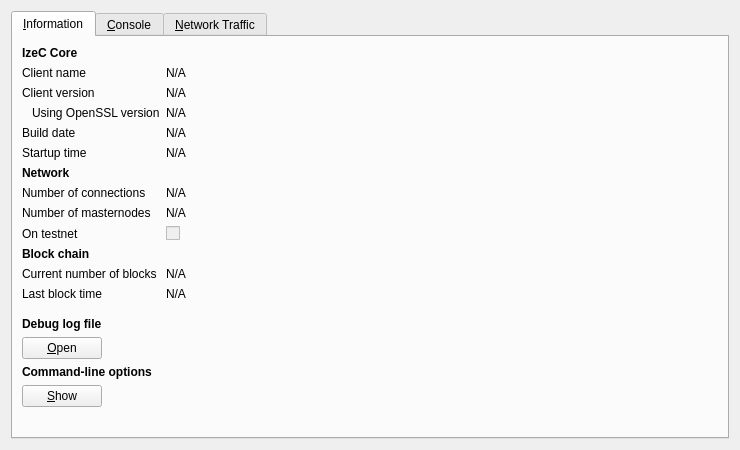
<?xml version="1.0" encoding="UTF-8"?>
<ui version="4.0">
 <class>RPCConsole</class>
 <widget class="QDialog" name="RPCConsole">
  <property name="geometry">
   <rect>
    <x>0</x>
    <y>0</y>
    <width>740</width>
    <height>450</height>
   </rect>
  </property>
  <property name="windowTitle">
   <string>IzeC - Debug window</string>
  </property>
  <layout class="QVBoxLayout" name="verticalLayout_2">
   <item>
    <widget class="QTabWidget" name="tabWidget">
     <property name="currentIndex">
      <number>0</number>
     </property>
     <widget class="QWidget" name="tab_info">
      <attribute name="title">
       <string>&amp;Information</string>
      </attribute>
      <layout class="QFormLayout" name="formLayout">
       <item row="0" column="0">
        <widget class="QLabel" name="label_9">
         <property name="font">
          <font>
           <weight>75</weight>
           <bold>true</bold>
          </font>
         </property>
         <property name="text">
          <string>IzeC Core</string>
         </property>
        </widget>
       </item>
       <item row="1" column="0">
        <widget class="QLabel" name="label_5">
         <property name="text">
          <string>Client name</string>
         </property>
        </widget>
       </item>
       <item row="1" column="1">
        <widget class="QLabel" name="clientName">
         <property name="cursor">
          <cursorShape>IBeamCursor</cursorShape>
         </property>
         <property name="text">
          <string>N/A</string>
         </property>
         <property name="textFormat">
          <enum>Qt::PlainText</enum>
         </property>
         <property name="textInteractionFlags">
          <set>Qt::LinksAccessibleByMouse|Qt::TextSelectableByKeyboard|Qt::TextSelectableByMouse</set>
         </property>
        </widget>
       </item>
       <item row="2" column="0">
        <widget class="QLabel" name="label_6">
         <property name="text">
          <string>Client version</string>
         </property>
        </widget>
       </item>
       <item row="2" column="1">
        <widget class="QLabel" name="clientVersion">
         <property name="cursor">
          <cursorShape>IBeamCursor</cursorShape>
         </property>
         <property name="text">
          <string>N/A</string>
         </property>
         <property name="textFormat">
          <enum>Qt::PlainText</enum>
         </property>
         <property name="textInteractionFlags">
          <set>Qt::LinksAccessibleByMouse|Qt::TextSelectableByKeyboard|Qt::TextSelectableByMouse</set>
         </property>
        </widget>
       </item>
       <item row="3" column="0">
        <widget class="QLabel" name="label_14">
         <property name="text">
          <string>Using OpenSSL version</string>
         </property>
         <property name="indent">
          <number>10</number>
         </property>
        </widget>
       </item>
       <item row="3" column="1">
        <widget class="QLabel" name="openSSLVersion">
         <property name="cursor">
          <cursorShape>IBeamCursor</cursorShape>
         </property>
         <property name="text">
          <string>N/A</string>
         </property>
         <property name="textFormat">
          <enum>Qt::PlainText</enum>
         </property>
         <property name="textInteractionFlags">
          <set>Qt::LinksAccessibleByMouse|Qt::TextSelectableByKeyboard|Qt::TextSelectableByMouse</set>
         </property>
        </widget>
       </item>
       <item row="4" column="0">
        <widget class="QLabel" name="label_12">
         <property name="text">
          <string>Build date</string>
         </property>
        </widget>
       </item>
       <item row="4" column="1">
        <widget class="QLabel" name="buildDate">
         <property name="cursor">
          <cursorShape>IBeamCursor</cursorShape>
         </property>
         <property name="text">
          <string>N/A</string>
         </property>
         <property name="textFormat">
          <enum>Qt::PlainText</enum>
         </property>
         <property name="textInteractionFlags">
          <set>Qt::LinksAccessibleByMouse|Qt::TextSelectableByKeyboard|Qt::TextSelectableByMouse</set>
         </property>
        </widget>
       </item>
       <item row="5" column="0">
        <widget class="QLabel" name="label_13">
         <property name="text">
          <string>Startup time</string>
         </property>
        </widget>
       </item>
       <item row="5" column="1">
        <widget class="QLabel" name="startupTime">
         <property name="cursor">
          <cursorShape>IBeamCursor</cursorShape>
         </property>
         <property name="text">
          <string>N/A</string>
         </property>
         <property name="textFormat">
          <enum>Qt::PlainText</enum>
         </property>
         <property name="textInteractionFlags">
          <set>Qt::LinksAccessibleByMouse|Qt::TextSelectableByKeyboard|Qt::TextSelectableByMouse</set>
         </property>
        </widget>
       </item>
       <item row="6" column="0">
        <widget class="QLabel" name="label_11">
         <property name="font">
          <font>
           <weight>75</weight>
           <bold>true</bold>
          </font>
         </property>
         <property name="text">
          <string>Network</string>
         </property>
        </widget>
       </item>
       <item row="7" column="0">
        <widget class="QLabel" name="label_7">
         <property name="text">
          <string>Number of connections</string>
         </property>
        </widget>
       </item>
       <item row="7" column="1">
        <widget class="QLabel" name="numberOfConnections">
         <property name="cursor">
          <cursorShape>IBeamCursor</cursorShape>
         </property>
         <property name="text">
          <string>N/A</string>
         </property>
         <property name="textFormat">
          <enum>Qt::PlainText</enum>
         </property>
         <property name="textInteractionFlags">
          <set>Qt::LinksAccessibleByMouse|Qt::TextSelectableByKeyboard|Qt::TextSelectableByMouse</set>
         </property>
        </widget>
       </item>
       <item row="8" column="0">
        <widget class="QLabel" name="label_15">
         <property name="text">
          <string>Number of masternodes</string>
         </property>
        </widget>
       </item>
       <item row="8" column="1">
        <widget class="QLabel" name="masternodeCount">
         <property name="cursor">
          <cursorShape>IBeamCursor</cursorShape>
         </property>
         <property name="text">
          <string>N/A</string>
         </property>
         <property name="textFormat">
          <enum>Qt::PlainText</enum>
         </property>
         <property name="textInteractionFlags">
          <set>Qt::LinksAccessibleByMouse|Qt::TextSelectableByKeyboard|Qt::TextSelectableByMouse</set>
         </property>
        </widget>
       </item>
       <item row="9" column="0">
        <widget class="QLabel" name="label_8">
         <property name="text">
          <string>On testnet</string>
         </property>
        </widget>
       </item>
       <item row="9" column="1">
        <widget class="QCheckBox" name="isTestNet">
         <property name="enabled">
          <bool>false</bool>
         </property>
         <property name="text">
          <string/>
         </property>
        </widget>
       </item>
       <item row="10" column="0">
        <widget class="QLabel" name="label_10">
         <property name="font">
          <font>
           <weight>75</weight>
           <bold>true</bold>
          </font>
         </property>
         <property name="text">
          <string>Block chain</string>
         </property>
        </widget>
       </item>
       <item row="11" column="0">
        <widget class="QLabel" name="label_3">
         <property name="text">
          <string>Current number of blocks</string>
         </property>
        </widget>
       </item>
       <item row="11" column="1">
        <widget class="QLabel" name="numberOfBlocks">
         <property name="cursor">
          <cursorShape>IBeamCursor</cursorShape>
         </property>
         <property name="text">
          <string>N/A</string>
         </property>
         <property name="textFormat">
          <enum>Qt::PlainText</enum>
         </property>
         <property name="textInteractionFlags">
          <set>Qt::LinksAccessibleByMouse|Qt::TextSelectableByKeyboard|Qt::TextSelectableByMouse</set>
         </property>
        </widget>
       </item>
       <item row="12" column="0">
        <widget class="QLabel" name="label_2">
         <property name="text">
          <string>Last block time</string>
         </property>
        </widget>
       </item>
       <item row="12" column="1">
        <widget class="QLabel" name="lastBlockTime">
         <property name="cursor">
          <cursorShape>IBeamCursor</cursorShape>
         </property>
         <property name="text">
          <string>N/A</string>
         </property>
         <property name="textFormat">
          <enum>Qt::PlainText</enum>
         </property>
         <property name="textInteractionFlags">
          <set>Qt::LinksAccessibleByMouse|Qt::TextSelectableByKeyboard|Qt::TextSelectableByMouse</set>
         </property>
        </widget>
       </item>
       <item row="13" column="0">
        <spacer name="verticalSpacer_2">
         <property name="orientation">
          <enum>Qt::Vertical</enum>
         </property>
         <property name="sizeHint" stdset="0">
          <size>
           <width>20</width>
           <height>10</height>
          </size>
         </property>
        </spacer>
       </item>
       <item row="14" column="0">
        <widget class="QLabel" name="labelDebugLogfile">
         <property name="font">
          <font>
           <weight>75</weight>
           <bold>true</bold>
          </font>
         </property>
         <property name="text">
          <string>Debug log file</string>
         </property>
        </widget>
       </item>
       <item row="15" column="0">
        <widget class="QPushButton" name="openDebugLogfileButton">
         <property name="toolTip">
          <string>Open the IzeC debug log file from the current data directory. This can take a few seconds for large log files.</string>
         </property>
         <property name="text">
          <string>&amp;Open</string>
         </property>
         <property name="autoDefault">
          <bool>false</bool>
         </property>
        </widget>
       </item>
       <item row="16" column="0">
        <widget class="QLabel" name="labelCLOptions">
         <property name="font">
          <font>
           <weight>75</weight>
           <bold>true</bold>
          </font>
         </property>
         <property name="text">
          <string>Command-line options</string>
         </property>
        </widget>
       </item>
       <item row="17" column="0">
        <widget class="QPushButton" name="showCLOptionsButton">
         <property name="toolTip">
          <string>Show the IzeC-Qt help message to get a list with possible IzeC command-line options.</string>
         </property>
         <property name="text">
          <string>&amp;Show</string>
         </property>
         <property name="autoDefault">
          <bool>false</bool>
         </property>
        </widget>
       </item>
       <item row="18" column="0">
        <spacer name="verticalSpacer">
         <property name="orientation">
          <enum>Qt::Vertical</enum>
         </property>
         <property name="sizeHint" stdset="0">
          <size>
           <width>20</width>
           <height>20</height>
          </size>
         </property>
        </spacer>
       </item>
      </layout>
     </widget>
     <widget class="QWidget" name="tab_console">
      <attribute name="title">
       <string>&amp;Console</string>
      </attribute>
      <layout class="QGridLayout" name="gridLayout">
       <item row="0" column="0">
        <widget class="QTextEdit" name="messagesWidget">
         <property name="minimumSize">
          <size>
           <width>0</width>
           <height>100</height>
          </size>
         </property>
         <property name="readOnly">
          <bool>true</bool>
         </property>
         <property name="tabKeyNavigation" stdset="0">
          <bool>false</bool>
         </property>
         <property name="columnCount" stdset="0">
          <number>2</number>
         </property>
        </widget>
       </item>
       <item row="1" column="0">
        <layout class="QHBoxLayout" name="horizontalLayout">
         <property name="spacing">
          <number>3</number>
         </property>
         <item>
          <widget class="QPushButton" name="copyButton">
           <property name="maximumSize">
            <size>
             <width>24</width>
             <height>24</height>
            </size>
           </property>
           <property name="toolTip">
            <string>Copy to clipboard</string>
           </property>
           <property name="text">
            <string/>
           </property>
           <property name="icon">
            <iconset resource="../bitcoin.qrc">
             <normaloff>:/icons/editcopy</normaloff>:/icons/editcopy</iconset>
           </property>
           <property name="shortcut">
            <string notr="true">Ctrl+L</string>
           </property>
           <property name="autoDefault">
            <bool>false</bool>
           </property>
          </widget>
         </item>
         <item>
          <widget class="QLabel" name="label">
           <property name="text">
            <string notr="true">&gt;</string>
           </property>
          </widget>
         </item>
         <item>
          <widget class="QLineEdit" name="lineEdit"/>
         </item>
         <item>
          <widget class="QToolButton" name="pasteButton">
           <property name="sizePolicy">
            <sizepolicy hsizetype="Minimum" vsizetype="Fixed">
             <horstretch>0</horstretch>
             <verstretch>0</verstretch>
            </sizepolicy>
           </property>
           <property name="minimumSize">
            <size>
             <width>24</width>
             <height>24</height>
            </size>
           </property>
           <property name="maximumSize">
            <size>
             <width>24</width>
             <height>24</height>
            </size>
           </property>
           <property name="toolTip">
            <string>Paste from clipboard</string>
           </property>
           <property name="text">
            <string/>
           </property>
           <property name="icon">
            <iconset resource="../bitcoin.qrc">
             <normaloff>:/icons/editpaste</normaloff>:/icons/editpaste</iconset>
           </property>
           <property name="shortcut">
            <string>Alt+P</string>
           </property>
          </widget>
         </item>
        </layout>
       </item>
      </layout>
     </widget>
     <widget class="QWidget" name="tab">
      <attribute name="title">
       <string>&amp;Network Traffic</string>
      </attribute>
      <layout class="QHBoxLayout" name="horizontalLayout_3">
       <item>
        <layout class="QVBoxLayout" name="verticalLayout_4">
         <item>
          <widget class="TrafficGraphWidget" name="trafficGraph" native="true">
           <property name="sizePolicy">
            <sizepolicy hsizetype="Expanding" vsizetype="Expanding">
             <horstretch>0</horstretch>
             <verstretch>0</verstretch>
            </sizepolicy>
           </property>
          </widget>
         </item>
         <item>
          <layout class="QHBoxLayout" name="horizontalLayout_2">
           <item>
            <widget class="QSlider" name="sldGraphRange">
             <property name="minimum">
              <number>1</number>
             </property>
             <property name="maximum">
              <number>288</number>
             </property>
             <property name="pageStep">
              <number>12</number>
             </property>
             <property name="value">
              <number>6</number>
             </property>
             <property name="orientation">
              <enum>Qt::Horizontal</enum>
             </property>
            </widget>
           </item>
           <item>
            <widget class="QLabel" name="lblGraphRange">
             <property name="minimumSize">
              <size>
               <width>100</width>
               <height>0</height>
              </size>
             </property>
             <property name="alignment">
              <set>Qt::AlignCenter</set>
             </property>
            </widget>
           </item>
           <item>
            <widget class="QPushButton" name="btnClearTrafficGraph">
             <property name="text">
              <string>&amp;Clear</string>
             </property>
            </widget>
           </item>
          </layout>
         </item>
        </layout>
       </item>
       <item>
        <layout class="QVBoxLayout" name="verticalLayout">
         <item>
          <widget class="QGroupBox" name="groupBox">
           <property name="title">
            <string>Totals</string>
           </property>
           <layout class="QVBoxLayout" name="verticalLayout_5">
            <item>
             <layout class="QHBoxLayout" name="horizontalLayout_4">
              <item>
               <widget class="Line" name="line">
                <property name="sizePolicy">
                 <sizepolicy hsizetype="Fixed" vsizetype="Fixed">
                  <horstretch>0</horstretch>
                  <verstretch>0</verstretch>
                 </sizepolicy>
                </property>
                <property name="minimumSize">
                 <size>
                  <width>10</width>
                  <height>0</height>
                 </size>
                </property>
                <property name="palette">
                 <palette>
                  <active>
                   <colorrole role="Light">
                    <brush brushstyle="SolidPattern">
                     <color alpha="255">
                      <red>0</red>
                      <green>255</green>
                      <blue>0</blue>
                     </color>
                    </brush>
                   </colorrole>
                  </active>
                  <inactive>
                   <colorrole role="Light">
                    <brush brushstyle="SolidPattern">
                     <color alpha="255">
                      <red>0</red>
                      <green>255</green>
                      <blue>0</blue>
                     </color>
                    </brush>
                   </colorrole>
                  </inactive>
                  <disabled>
                   <colorrole role="Light">
                    <brush brushstyle="SolidPattern">
                     <color alpha="255">
                      <red>0</red>
                      <green>255</green>
                      <blue>0</blue>
                     </color>
                    </brush>
                   </colorrole>
                  </disabled>
                 </palette>
                </property>
                <property name="orientation">
                 <enum>Qt::Horizontal</enum>
                </property>
               </widget>
              </item>
              <item>
               <widget class="QLabel" name="label_16">
                <property name="text">
                 <string>In:</string>
                </property>
               </widget>
              </item>
              <item>
               <widget class="QLabel" name="lblBytesIn">
                <property name="minimumSize">
                 <size>
                  <width>50</width>
                  <height>0</height>
                 </size>
                </property>
                <property name="alignment">
                 <set>Qt::AlignRight|Qt::AlignTrailing|Qt::AlignVCenter</set>
                </property>
               </widget>
              </item>
             </layout>
            </item>
            <item>
             <layout class="QHBoxLayout" name="horizontalLayout_5">
              <item>
               <widget class="Line" name="line_2">
                <property name="sizePolicy">
                 <sizepolicy hsizetype="Fixed" vsizetype="Fixed">
                  <horstretch>0</horstretch>
                  <verstretch>0</verstretch>
                 </sizepolicy>
                </property>
                <property name="minimumSize">
                 <size>
                  <width>10</width>
                  <height>0</height>
                 </size>
                </property>
                <property name="palette">
                 <palette>
                  <active>
                   <colorrole role="Light">
                    <brush brushstyle="SolidPattern">
                     <color alpha="255">
                      <red>255</red>
                      <green>0</green>
                      <blue>0</blue>
                     </color>
                    </brush>
                   </colorrole>
                  </active>
                  <inactive>
                   <colorrole role="Light">
                    <brush brushstyle="SolidPattern">
                     <color alpha="255">
                      <red>255</red>
                      <green>0</green>
                      <blue>0</blue>
                     </color>
                    </brush>
                   </colorrole>
                  </inactive>
                  <disabled>
                   <colorrole role="Light">
                    <brush brushstyle="SolidPattern">
                     <color alpha="255">
                      <red>255</red>
                      <green>0</green>
                      <blue>0</blue>
                     </color>
                    </brush>
                   </colorrole>
                  </disabled>
                 </palette>
                </property>
                <property name="orientation">
                 <enum>Qt::Horizontal</enum>
                </property>
               </widget>
              </item>
              <item>
               <widget class="QLabel" name="label_17">
                <property name="text">
                 <string>Out:</string>
                </property>
               </widget>
              </item>
              <item>
               <widget class="QLabel" name="lblBytesOut">
                <property name="minimumSize">
                 <size>
                  <width>50</width>
                  <height>0</height>
                 </size>
                </property>
                <property name="alignment">
                 <set>Qt::AlignRight|Qt::AlignTrailing|Qt::AlignVCenter</set>
                </property>
               </widget>
              </item>
             </layout>
            </item>
            <item>
             <spacer name="verticalSpacer_4">
              <property name="orientation">
               <enum>Qt::Vertical</enum>
              </property>
              <property name="sizeHint" stdset="0">
               <size>
                <width>20</width>
                <height>407</height>
               </size>
              </property>
             </spacer>
            </item>
           </layout>
          </widget>
         </item>
        </layout>
       </item>
      </layout>
     </widget>
    </widget>
   </item>
  </layout>
 </widget>
 <customwidgets>
  <customwidget>
   <class>TrafficGraphWidget</class>
   <extends>QWidget</extends>
   <header>trafficgraphwidget.h</header>
   <container>1</container>
   <slots>
    <slot>clear()</slot>
   </slots>
  </customwidget>
 </customwidgets>
 <resources>
  <include location="../bitcoin.qrc"/>
 </resources>
 <connections/>
</ui>
